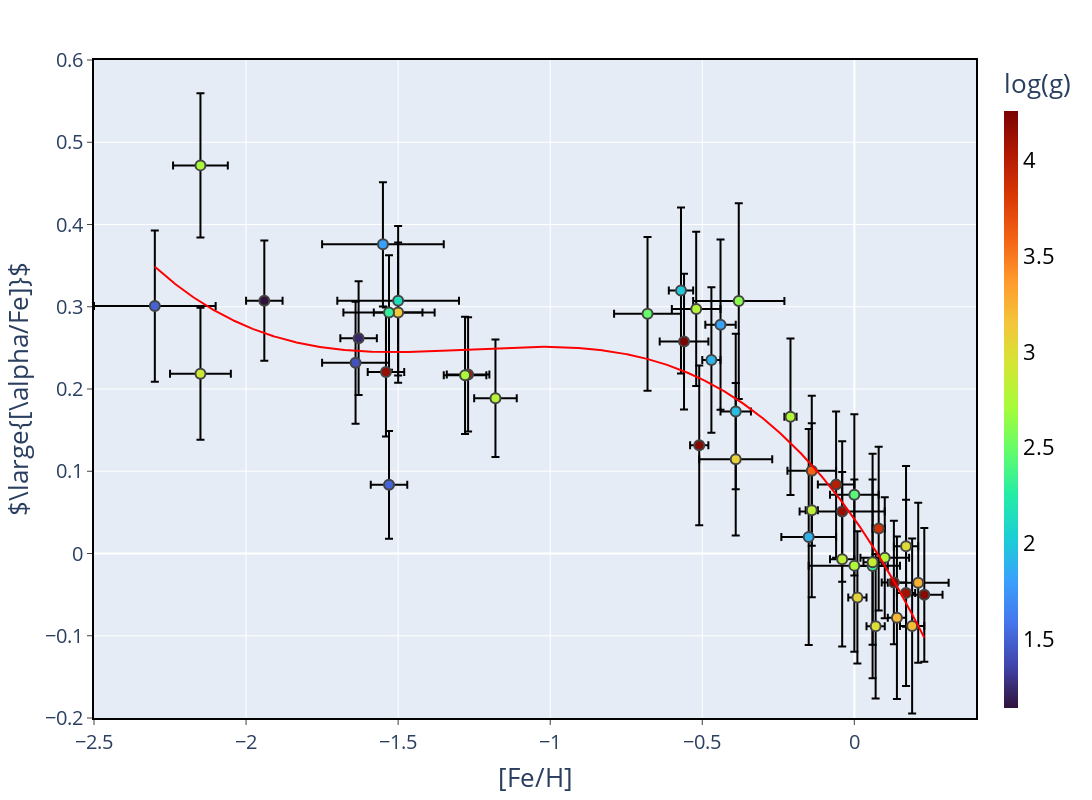

Source (notebook cell):
### Markdown cell above
# Usando Asplund 2020:

### Code cell
#Y=A*X2**3+B*X2**2+C*X2+D*X1         Red. ChiSq.=0.665292E+00

alpha_fe = galah['alpha_fe']
m_h = galah['m_h']
logg_galah=galah['logg']

Y_2020=[]
data1= data.drop(index=['HD_2796','HD_122563', 'HD_126587'] , axis=0)
alpha1=alfa_def.drop(index=['HD_2796','HD_122563', 'HD_126587'] , axis=0)
feh1=data1['[Fe/H]']
logg1=data1['LOGG']
vmic1=data1['VMIC']
erro_logg=data1['Δlogg']
erro_feh=data1['Δ[Fe/H]']

A1 = -0.11186043779E+00
B1 = -0.42746729956E+00
C1 = -0.53771028303E+00
D1 =  0.10611037197E-01



fehcont=np.linspace(np.amin(feh1), np.amax(feh1), num=1000)
loggcont=np.linspace(np.amin(logg1), np.amax(logg1), num=1000)
for j in range(len(fehcont)):
    y=A1*fehcont[j]**3+B1*fehcont[j]**2+C1*fehcont[j]+D1*loggcont[j]
    Y_2020.append(y)
    

    
#PLOTANDO NO MATPLOTLIB    
#plt.figure(figsize=(25, 6))
#plt.plot(loggcont,Y_2020)  
#plt.scatter(logg1, unumpy.nominal_values(alpha1), c=feh1)
#plt.errorbar(logg1, unumpy.nominal_values(alpha1), xerr=erro_logg, yerr=unumpy.std_devs(alpha1),  fmt='o')

#plt.ylabel('[Alpha/Fe]')
#plt.xlabel('logg')
#plt.ylim(-0.2, 0.6)
#plt.xlim(0.6,4.5)

##GRAFICO VS FEH
fig=px.scatter(x=feh1, y=unumpy.nominal_values(alpha1), color=logg1, color_continuous_scale=px.colors.sequential.Turbo,
               error_x=erro_feh, error_y=unumpy.std_devs(alpha1), hover_name=data1.index)
fig.update_traces(mode='markers', marker_line_width=2, marker_size=10)
fig.add_trace(go.Scatter(
        x=fehcont,
        y=Y_2020,
        mode="lines",
        line=go.scatter.Line(color="red"),
        showlegend=False
        ))
fig.update_xaxes(title_text='[Fe/H]', range = [-2.5, 0.4],titlefont_size=26, tickfont_size= 20)
fig.update_yaxes(title_text=r'$\large{[\alpha/Fe]}$',range = [-0.2, 0.6] ,titlefont_size=26, tickfont_size= 20)
fig.update_layout(height=800, width=1400,)
fig.update_coloraxes(colorbar=dict(thickness=14, title="log(g)",ticklen=1, tickcolor='black',tickfont=dict(size=22, color='black')))


## COLOCANDO BARRAS ENVOLTA E DEIXANDO FUNDO TRANSPARENTE
fig.update_xaxes(mirror=True,
ticks='outside',
linewidth=2, linecolor='black')
fig.update_yaxes(mirror=True,
ticks='outside',
linewidth=2, linecolor='black')
fig.show()
fig.update_layout({
'plot_bgcolor': 'rgba(0, 0, 0, 0)',
'paper_bgcolor': 'rgba(0, 0, 0, 0)',
})
fig.update_layout(width=1700,height=800)
fig.write_image("calibration_feh.pdf")
#py.plot(fig, filename='calibration', auto_open=False)

#GRAFICO VS LOGG
fig=px.scatter(x=logg1, y=unumpy.nominal_values(alpha1), color=feh1, color_continuous_scale=px.colors.sequential.Turbo,
               error_x=erro_logg, error_y=unumpy.std_devs(alpha1), hover_name=data1.index)
fig.update_traces(mode='markers', marker_line_width=2, marker_size=10)
fig.add_trace(go.Scatter(
        x=loggcont,
        y=Y_2020,
        mode="lines",
        line=go.scatter.Line(color="red"),
        showlegend=False
        ))
fig.update_xaxes(title_text='log(g)', range = [0.6,4.5],titlefont_size=26, tickfont_size= 20)
fig.update_yaxes(title_text=r'$\large{[\alpha/Fe]}$',range = [-0.2, 0.6] ,titlefont_size=26, tickfont_size= 20)
fig.update_coloraxes(colorbar=dict(thickness=18, title="[Fe/H]",ticklen=1, tickcolor='black',tickfont=dict(size=22, color='black')))

## COLOCANDO BARRAS ENVOLTA E DEIXANDO FUNDO TRANSPARENTE
fig.update_xaxes(mirror=True,
ticks='outside',
linewidth=2, linecolor='black')
fig.update_yaxes(mirror=True,
ticks='outside',
linewidth=2, linecolor='black')
fig.show()
fig.update_layout({
'plot_bgcolor': 'rgba(0, 0, 0, 0)',
'paper_bgcolor': 'rgba(0, 0, 0, 0)',
})
fig.update_layout(width=1700,height=800)
fig.write_image("calibration_logg.pdf")


#py.plot(fig, filename='calibration', auto_open=False)

###########GRAFICOS COM GALAH
white_viridis = LinearSegmentedColormap.from_list('white_viridis', [
    (0, '#ffffff'),
    (1e-20, '#440053'),
    (0.2, '#404388'),
    (0.4, '#2a788e'),
    (0.6, '#21a784'),
    (0.8, '#78d151'),
    (1, '#fde624'),
], N=256)
def using_mpl_scatter_density(fig, m_h, alpha_fe):
    ax = fig.add_subplot(1, 1, 1, projection='scatter_density')
    density = ax.scatter_density(m_h, alpha_fe, cmap=white_viridis)
    fig.colorbar(density, label='Number of points per pixel')
fig = plt.figure()
plt.gcf().set_size_inches((28, 8))    
using_mpl_scatter_density(fig, m_h, alpha_fe)
plt.xlabel('[M/H]')
plt.ylabel('[Alpha/Fe]')
plt.title('Diagrama [Alpha/Fe] vs [M/H] com dados do GALAH DR2')
plt.scatter(feh, unumpy.nominal_values(alfa_def), s=20, c='red')
plt.plot(fehcont,Y_2020, c='red', linewidth=2.5, label='[Alpha/Fe] = A*[Fe/H]**3+B*[Fe/H]**2+C*[Fe/H]+D*logg')    
plt.hlines(min(unumpy.nominal_values(alfa_def)), -3,2)
plt.hlines(max(unumpy.nominal_values(alfa_def)), -3,2)
plt.ylim(-0.3, 0.6)
plt.legend()
plt.savefig("galah_trend.png")
plt.show()

def using_mpl_scatter_density(fig, logg_galah, alpha_fe):
    ax = fig.add_subplot(1, 1, 1, projection='scatter_density')
    density = ax.scatter_density(logg_galah, alpha_fe, cmap=white_viridis)
    fig.colorbar(density, label='Number of points per pixel')
fig = plt.figure()
plt.gcf().set_size_inches((28, 8))    
using_mpl_scatter_density(fig, logg_galah, alpha_fe)
plt.xlabel('logg')
plt.ylabel('[Alpha/Fe]')
plt.title('Diagrama [Alpha/Fe] vs logg com dados do GALAH DR2')
plt.scatter(logg, unumpy.nominal_values(alfa_def), s=20, c='red')
plt.plot(loggcont,Y_2020, c='red', linewidth=2.5, label='[Alpha/Fe] = A*[Fe/H]**3+B*[Fe/H]**2+C*[Fe/H]+D*logg')    
plt.hlines(min(unumpy.nominal_values(alfa_def)), 0,5)
plt.hlines(max(unumpy.nominal_values(alfa_def)), 0,5)
plt.ylim(-0.3, 0.6)
plt.legend()


plt.show()

### Figure 1 — Plotly figure (JSON) as saved in the notebook; plotly's stock layout.template omitted (floating-point values rounded to 4 significant figures; data arrays with more than 128 entries replaced by an {"elided": "..."} marker saying what was removed)
{"data": [{"error_x": {"array": [0.08, 0.03, 0.05, 0.04, 0.03, 0.08, 0.04, 0.11, 0.14, 0.04, 0.12, 0.15, 0.03, 0.09, 0.03, 0.04, 0.02, 0.02, 0.02, 0.05, 0.06, 0.08, 0.08, 0.06, 0.09, 0.08, 0.1, 0.05, 0.15, 0.2, 0.15, 0.2, 0.2, 0.1, 0.04, 0.07, 0.03, 0.06, 0.03, 0.11, 0.03, 0.07, 0.08, 0.06, 0.07, 0.06, 0.06]}, "error_y": {"array": [0.09799, 0.1132, 0.1365, 0.1065, 0.09877, 0.09119, 0.1061, 0.09351, 0.08534, 0.09773, 0.09274, 0.1189, 0.1004, 0.1313, 0.09715, 0.1008, 0.09942, 0.1058, 0.09515, 0.1035, 0.08887, 0.08258, 0.08514, 0.08122, 0.08768, 0.09373, 0.09729, 0.09447, 0.1046, 0.09083, 0.06961, 0.07559, 0.09193, 0.08031, 0.07507, 0.06946, 0.08788, 0.0784, 0.08845, 0.07415, 0.08037, 0.07145, 0.07357, 0.06912, 0.07123, 0.07313, 0.06556]}, "hovertemplate": "<b>%{hovertext}</b><br><br>x=%{x}<br>y=%{y}<br>color=%{marker.color}<extra></extra>", "hovertext": ["Eps_vir", "94_aqr", "Bet01_Cap", "Bet_Gem", "NGC_2682_231", "Procyon_A", "Alf_Ari", "Phi02_Ori", "Bet_Com", "71_Oph", "Eta_Ser", "Mu_Aql", "Eta_Eri", "106_Psc", "HD_150177", "7_psc", "HIP_17183", "35_peg", "11_lib", "HD_180928", "53_vir", "HD_175179", "HD_45282", "HD_9562", "HIC_57983", "Del_Lep", "Alf02_Cap", "c_Vir", "tet_cet", "HD_9051", "HD_44007", "HD_93529", "HD_108577", "HD_128279", "5_Ser", "HD_161770", "HD_171391", "HD_218502", "Arcturus", "HD_204543", "31_Vul", "HD_184266", "Ups02_Cnc", "HD_26297", "BD+18_2890", "BD+06_0648", "HD_124358"], "legendgroup": "", "marker": {"color": [2.44, 4.1, 2.33, 3.19, 3.23, 3.59, 2.83, 2.49, 4.14, 3.01, 3.07, 2.61, 2.87, 1.89, 4.21, 1.99, 3.86, 2.83, 2.77, 1.82, 4, 4.26, 3.12, 4.21, 2.72, 2.78, 3.26, 1.94, 2.74, 2.15, 2.3, 1.8, 1.5, 2.9, 4.22, 4.05, 2.99, 4.15, 1.9, 1.42, 3.06, 2.8, 2.77, 1.23, 2.73, 1.14, 1.51], "coloraxis": "coloraxis", "line": {"width": 2}, "size": 10, "symbol": "circle"}, "mode": "markers", "name": "", "orientation": "v", "showlegend": false, "type": "scatter", "x": [0, 0.17, 0.06, 0.19, 0.14, -0.14, -0.04, -0.68, -0.04, 0.17, -0.39, -0.38, 0.06, -0.15, -0.51, -0.57, 0.08, -0.14, -0.21, -0.44, -0.06, -0.56, -1.5, 0.23, -2.15, -0.52, 0.21, -0.39, 0, -1.5, -1.53, -1.55, -2.3, -2.15, 0.13, -1.27, 0.07, -1.54, -0.47, -1.64, 0.01, -1.18, 0.1, -1.63, -1.28, -1.94, -1.53], "xaxis": "x", "y": [0.07137, -0.04788, -0.01512, -0.08812, -0.07825, 0.1005, -0.006875, 0.2914, 0.051, 0.00875, 0.1145, 0.3069, -0.0105, 0.02, 0.1315, 0.3198, 0.03025, 0.05262, 0.1662, 0.2782, 0.08375, 0.2576, 0.2929, -0.05025, 0.4719, 0.2974, -0.0355, 0.1726, -0.01475, 0.3074, 0.2929, 0.3759, 0.3009, 0.2185, -0.03513, 0.2177, -0.08837, 0.2208, 0.2351, 0.232, -0.05337, 0.1886, -0.00525, 0.2617, 0.2166, 0.3074, 0.0835], "yaxis": "y"}, {"line": {"color": "red"}, "mode": "lines", "showlegend": false, "type": "scatter", "x": {"elided": "1000 float values"}, "y": {"elided": "1000 float values"}}], "layout": {"coloraxis": {"colorbar": {"thickness": 14, "tickcolor": "black", "tickfont": {"color": "black", "size": 22}, "ticklen": 1, "title": {"text": "log(g)"}}, "colorscale": [[0, "#30123b"], [0.07143, "#4145ab"], [0.1429, "#4675ed"], [0.2143, "#39a2fc"], [0.2857, "#1bcfd4"], [0.3571, "#24eca6"], [0.4286, "#61fc6c"], [0.5, "#a4fc3b"], [0.5714, "#d1e834"], [0.6429, "#f3c63a"], [0.7143, "#fe9b2d"], [0.7857, "#f36315"], [0.8571, "#d93806"], [0.9286, "#b11901"], [1, "#7a0402"]]}, "height": 800, "legend": {"tracegroupgap": 0}, "margin": {"t": 60}, "width": 1400, "xaxis": {"anchor": "y", "domain": [0, 1], "linecolor": "black", "linewidth": 2, "mirror": true, "range": [-2.5, 0.4], "tickfont": {"size": 20}, "ticks": "outside", "title": {"font": {"size": 26}, "text": "[Fe/H]"}}, "yaxis": {"anchor": "x", "domain": [0, 1], "linecolor": "black", "linewidth": 2, "mirror": true, "range": [-0.2, 0.6], "tickfont": {"size": 20}, "ticks": "outside", "title": {"font": {"size": 26}, "text": "$\\large{[\\alpha/Fe]}$"}}}}
